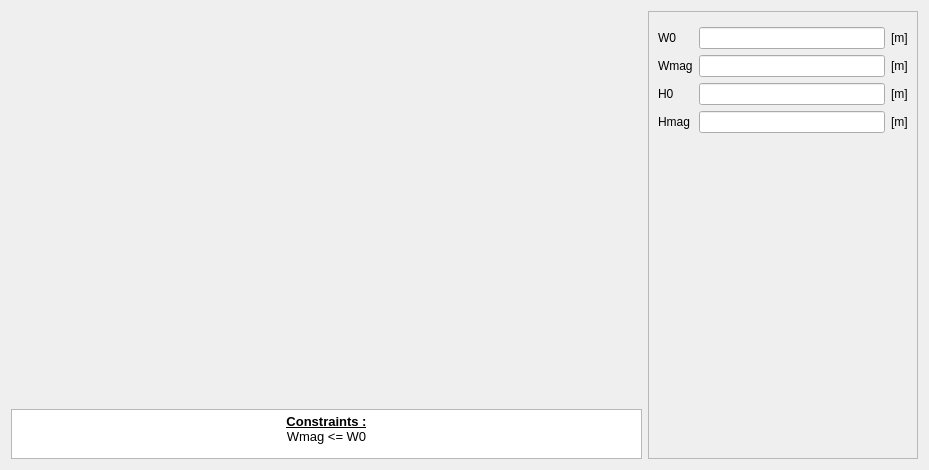
<?xml version="1.0" encoding="UTF-8"?>
<ui version="4.0">
 <class>PMSlot10</class>
 <widget class="QWidget" name="PMSlot10">
  <property name="geometry">
   <rect>
    <x>0</x>
    <y>0</y>
    <width>929</width>
    <height>470</height>
   </rect>
  </property>
  <property name="minimumSize">
   <size>
    <width>630</width>
    <height>470</height>
   </size>
  </property>
  <property name="maximumSize">
   <size>
    <width>16777215</width>
    <height>16777215</height>
   </size>
  </property>
  <property name="windowTitle">
   <string>Form</string>
  </property>
  <layout class="QHBoxLayout" name="horizontalLayout">
   <item>
    <layout class="QVBoxLayout" name="verticalLayout_2">
     <item>
      <widget class="QLabel" name="img_slot">
       <property name="sizePolicy">
        <sizepolicy hsizetype="Expanding" vsizetype="Expanding">
         <horstretch>0</horstretch>
         <verstretch>0</verstretch>
        </sizepolicy>
       </property>
       <property name="maximumSize">
        <size>
         <width>16777215</width>
         <height>16777215</height>
        </size>
       </property>
       <property name="text">
        <string/>
       </property>
       <property name="pixmap">
        <pixmap resource="../../../../Resources/pyleecan.qrc">:/images/images/MachineSetup/WMSlot/SlotM10.png</pixmap>
       </property>
       <property name="scaledContents">
        <bool>false</bool>
       </property>
       <property name="alignment">
        <set>Qt::AlignCenter</set>
       </property>
      </widget>
     </item>
     <item>
      <widget class="QTextEdit" name="txt_constraint">
       <property name="sizePolicy">
        <sizepolicy hsizetype="Expanding" vsizetype="Fixed">
         <horstretch>0</horstretch>
         <verstretch>0</verstretch>
        </sizepolicy>
       </property>
       <property name="maximumSize">
        <size>
         <width>16777215</width>
         <height>50</height>
        </size>
       </property>
       <property name="verticalScrollBarPolicy">
        <enum>Qt::ScrollBarAlwaysOff</enum>
       </property>
       <property name="html">
        <string>&lt;!DOCTYPE HTML PUBLIC &quot;-//W3C//DTD HTML 4.0//EN&quot; &quot;http://www.w3.org/TR/REC-html40/strict.dtd&quot;&gt;
&lt;html&gt;&lt;head&gt;&lt;meta name=&quot;qrichtext&quot; content=&quot;1&quot; /&gt;&lt;style type=&quot;text/css&quot;&gt;
p, li { white-space: pre-wrap; }
&lt;/style&gt;&lt;/head&gt;&lt;body style=&quot; font-family:'MS Shell Dlg 2'; font-size:7.8pt; font-weight:400; font-style:normal;&quot;&gt;
&lt;p align=&quot;center&quot; style=&quot; margin-top:0px; margin-bottom:0px; margin-left:0px; margin-right:0px; -qt-block-indent:0; text-indent:0px;&quot;&gt;&lt;span style=&quot; font-size:10pt; font-weight:600; text-decoration: underline;&quot;&gt;Constraints :&lt;/span&gt;&lt;/p&gt;
&lt;p align=&quot;center&quot; style=&quot; margin-top:0px; margin-bottom:0px; margin-left:0px; margin-right:0px; -qt-block-indent:0; text-indent:0px;&quot;&gt;&lt;span style=&quot; font-size:10pt;&quot;&gt;Wmag &amp;lt;= W0&lt;/span&gt;&lt;/p&gt;&lt;/body&gt;&lt;/html&gt;</string>
       </property>
       <property name="textInteractionFlags">
        <set>Qt::TextSelectableByKeyboard|Qt::TextSelectableByMouse</set>
       </property>
      </widget>
     </item>
    </layout>
   </item>
   <item>
    <widget class="QScrollArea" name="scrollArea">
     <property name="minimumSize">
      <size>
       <width>270</width>
       <height>0</height>
      </size>
     </property>
     <property name="maximumSize">
      <size>
       <width>270</width>
       <height>16777215</height>
      </size>
     </property>
     <property name="widgetResizable">
      <bool>true</bool>
     </property>
     <widget class="QWidget" name="scrollAreaWidgetContents">
      <property name="geometry">
       <rect>
        <x>0</x>
        <y>0</y>
        <width>268</width>
        <height>446</height>
       </rect>
      </property>
      <layout class="QVBoxLayout" name="verticalLayout_3">
       <item>
        <widget class="WWSlotMag" name="w_mag" native="true"/>
       </item>
       <item>
        <layout class="QGridLayout" name="gridLayout">
         <item row="1" column="0">
          <widget class="QLabel" name="in_Wmag">
           <property name="text">
            <string>Wmag</string>
           </property>
          </widget>
         </item>
         <item row="1" column="2">
          <widget class="QLabel" name="unit_Wmag">
           <property name="text">
            <string>[m]</string>
           </property>
          </widget>
         </item>
         <item row="0" column="0">
          <widget class="QLabel" name="in_W0">
           <property name="text">
            <string>W0</string>
           </property>
          </widget>
         </item>
         <item row="0" column="2">
          <widget class="QLabel" name="unit_W0">
           <property name="text">
            <string>[m]</string>
           </property>
          </widget>
         </item>
         <item row="2" column="2">
          <widget class="QLabel" name="unit_H0">
           <property name="text">
            <string>[m]</string>
           </property>
          </widget>
         </item>
         <item row="2" column="0">
          <widget class="QLabel" name="in_H0">
           <property name="text">
            <string>H0</string>
           </property>
          </widget>
         </item>
         <item row="3" column="2">
          <widget class="QLabel" name="unit_Hmag">
           <property name="text">
            <string>[m]</string>
           </property>
          </widget>
         </item>
         <item row="0" column="1">
          <widget class="FloatEdit" name="lf_W0"/>
         </item>
         <item row="3" column="0">
          <widget class="QLabel" name="in_Hmag">
           <property name="text">
            <string>Hmag</string>
           </property>
          </widget>
         </item>
         <item row="2" column="1">
          <widget class="FloatEdit" name="lf_H0"/>
         </item>
         <item row="3" column="1">
          <widget class="FloatEdit" name="lf_Hmag"/>
         </item>
         <item row="1" column="1">
          <widget class="FloatEdit" name="lf_Wmag"/>
         </item>
        </layout>
       </item>
       <item>
        <spacer name="verticalSpacer">
         <property name="orientation">
          <enum>Qt::Vertical</enum>
         </property>
         <property name="sizeHint" stdset="0">
          <size>
           <width>20</width>
           <height>40</height>
          </size>
         </property>
        </spacer>
       </item>
       <item>
        <widget class="WWSlotOut" name="w_out" native="true"/>
       </item>
      </layout>
     </widget>
    </widget>
   </item>
  </layout>
 </widget>
 <customwidgets>
  <customwidget>
   <class>FloatEdit</class>
   <extends>QLineEdit</extends>
   <header>......GUI/Tools/FloatEdit.h</header>
  </customwidget>
  <customwidget>
   <class>WWSlotOut</class>
   <extends>QWidget</extends>
   <header>......GUI.Dialog.DMachineSetup.SWSlot.WWSlotOut.WWSlotOut.h</header>
   <container>1</container>
  </customwidget>
  <customwidget>
   <class>WWSlotMag</class>
   <extends>QWidget</extends>
   <header>......GUI.Dialog.DMachineSetup.SMSlot.WWSlotMag.WWSlotMag</header>
   <container>1</container>
  </customwidget>
 </customwidgets>
 <tabstops>
  <tabstop>lf_W0</tabstop>
  <tabstop>lf_Wmag</tabstop>
  <tabstop>lf_H0</tabstop>
  <tabstop>lf_Hmag</tabstop>
  <tabstop>txt_constraint</tabstop>
 </tabstops>
 <resources>
  <include location="../../../../Resources/pyleecan.qrc"/>
 </resources>
 <connections/>
</ui>
